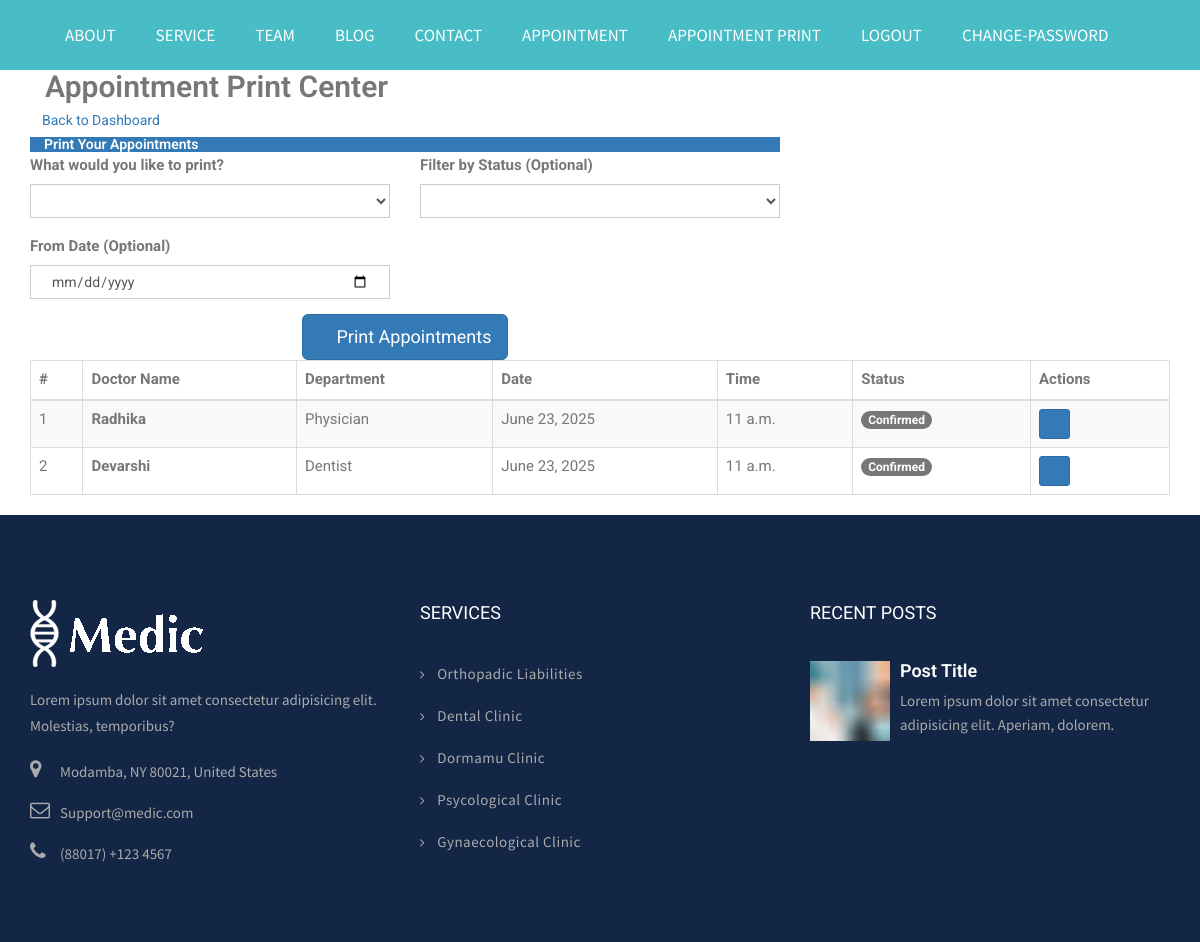
The app's page /appointment-print/ (signed in) with its own data.
### myapp/models.py (models this page shows, shortened)
class Appointment(models.Model):
    user = models.ForeignKey(User, on_delete=models.CASCADE, null=True, blank=True)
    doctor = models.ForeignKey(Add,on_delete=models.CASCADE)
    name = models.CharField(max_length=100)
    email = models.EmailField()
    phone = models.CharField(max_length=15)
    age = models.IntegerField()
    date_of_birth = models.DateField()
    address = models.TextField()
    date = models.DateField()
    time = models.TimeField()
    status = models.CharField(max_length=20, default='Pending')

class Add(models.Model):
    user = models.ForeignKey(User, on_delete=models.CASCADE, related_name='doctor_profiles')
    dname = models.CharField(max_length=30)
    dmobile = models.BigIntegerField()
    dexperience = models.IntegerField()
    department = models.CharField(max_length=50, default='')
    consultation_fee = models.DecimalField(max_digits=10, decimal_places=2, default=0)
    follow_up_fee = models.DecimalField(max_digits=10, decimal_places=2, default=0)
    emergency_fee = models.DecimalField(max_digits=10, decimal_places=2, default=0)
    description = models.TextField(blank=True, null=True)
    dprofile = models.ImageField(upload_to='doctor_profiles/', null=True, blank=True)

### myapp/views.py (the view)
# urls.py: path('appointment-print/', views.appointment_print, name='appointment_print'),
def appointment_print(request):
    try:
        if 'email' not in request.session:
            messages.error(request, "Please login first!")
            return redirect('login')
        user = User.objects.get(email=request.session.get('email'))
        status_filter = request.GET.get('status', '')
        print_type = request.GET.get('type', 'all')  # all, upcoming, confirmed, pending
        if user.usertype == "Doctor":
            try:
                doctor_profiles = Add.objects.filter(user=user)
                if doctor_profiles.exists():
                    appointments = Appointment.objects.filter(doctor__in=doctor_profiles).select_related('doctor')
                else:
                    messages.error(request, "Doctor profile not found!")
                    return redirect('view')
            except Exception as e:
                messages.error(request, f"Error loading doctor profiles: {str(e)}")
                return redirect('view')
        else:
            appointments = Appointment.objects.filter(email=user.email).select_related('doctor')
        if print_type == 'upcoming':
            appointments = appointments.filter(status='Confirmed')
        elif print_type == 'confirmed':
            appointments = appointments.filter(status='Confirmed')
        elif print_type == 'pending':
            appointments = appointments.filter(status='Pending')
        elif status_filter:
            appointments = appointments.filter(status=status_filter)
        current_date = datetime.now().strftime('%B %d, %Y')
        available_statuses = ['Pending', 'Confirmed', 'Cancelled', 'Completed', 'Denied']
        context = {
            'user': user,
            'appointments': appointments,
            'current_date': current_date,
            'status_filter': status_filter,
            'print_type': print_type,
            'available_statuses': available_statuses,
            'title': f'Appointment Print - {print_type.title()}'
        }
        return render(request, 'appointment_print.html', context)
    except User.DoesNotExist:
        messages.error(request, "User not found!")
        return redirect('login')
    except Exception as e:
        messages.error(request, f"Error loading appointment print page: {str(e)}")
        return redirect('patient_details')

### myapp/templates/appointment_print.html (shortened to what this page needs)
{% extends 'header.html' %}
{% load static %}
{% block content %}
<div class="container py-4">
    <div class="row">
        <div class="col-12">
            <div class="d-flex justify-content-between align-items-center mb-4">
                <h2><i class="fas fa-print"></i> Appointment Print Center</h2>
                <div>
                    <a href="{% url 'appointment_print' %}" class="btn btn-secondary">
                        <i class="fas fa-arrow-left"></i> Back to Dashboard
                    </a>
                </div>
            </div>
        </div>
    </div>
    <div class="row mb-4">
        <div class="col-md-8 mx-auto">
            <div class="card shadow">
                <div class="card-header bg-primary text-white">
                    <h5 class="mb-0"><i class="fas fa-print"></i> Print Your Appointments</h5>
                </div>
                <div class="card-body">
                    <form method="GET" action="{% url 'print' %}" target="_blank">
                        <div class="row">
                            <div class="col-md-6">
                                <div class="form-group">
                                    <label for="print_type"><strong>What would you like to print?</strong></label>
                                    <select name="type" id="print_type" class="form-control" required>
                                        <option value="">Select print option...</option>
                                    </select>
                                </div>
                            </div>
                            <div class="col-md-6">
                                <div class="form-group">
                                    <label for="status_filter"><strong>Filter by Status (Optional)</strong></label>
                                    <select name="status" id="status_filter" class="form-control">
                                        <option value="">All Status</option>
                                    </select>
                                </div>
                            </div>
                        </div>
                        <div class="row mt-3">
                            <div class="col-md-6">
                                <div class="form-group">
                                    <label for="date_from"><strong>From Date (Optional)</strong></label>
                                    <input type="date" name="date_from" id="date_from" class="form-control">
                                </div>
                            </div>
                        </div>
                        <div class="row mt-4">
                            <div class="col-md-12 text-center">
                                <button type="submit" class="btn btn-primary btn-lg">
                                    <i class="fas fa-print"></i> Print Appointments
                                </button>
                            </div>
                        </div>
                    </form>
                </div>
            </div>
        </div>
    </div>
    <div class="row">
        <div class="col-md-12">
            <div class="card shadow">
                <div class="card-body">
                    {% if appointments %}
                        <div class="table-responsive">
                            <table class="table table-bordered table-striped">
                                <thead class="table-success">
                                    <tr>
                                        <th>#</th>
                                        {% if user.usertype == "Doctor" %}
                                            <th>Patient Name</th>
                                            <th>Patient Email</th>
                                            <th>Patient Phone</th>
                                        {% else %}
                                            <th>Doctor Name</th>
                                            <th>Department</th>
                                        {% endif %}
                                        <th>Date</th>
                                        <th>Time</th>
                                        <th>Status</th>
                                        <th>Actions</th>
                                    </tr>
                                </thead>
                                <tbody>
                                    {% for appointment in appointments %}
                                    <tr>
                                        <td>{{ forloop.counter }}</td>
                                        {% if user.usertype == "Doctor" %}
                                            <td><strong>{{ appointment.name }}</strong></td>
                                            <td>{{ appointment.email }}</td>
                                            <td>{{ appointment.phone }}</td>
                                        {% else %}
                                            <td><strong>{{ appointment.doctor.dname|default:"Not assigned" }}</strong></td>
                                            <td>{{ appointment.doctor.department|default:"Not specified" }}</td>
                                        {% endif %}
                                        <td>{{ appointment.date }}</td>
                                        <td>{{ appointment.time }}</td>
                                        <td>
                                            <span class="badge {% if appointment.status == 'Confirmed' %}bg-success{% elif appointment.status == 'Pending' %}bg-warning{% elif appointment.status == 'Denied' %}bg-danger{% else %}bg-secondary{% endif %}">
                                                {{ appointment.status }}
                                            </span>
                                        </td>
                                        <td>
                                            <div class="btn-group" role="group">
                                                <a href="{% url 'print' %}?type=single&appointment_id={{ appointment.id }}" class="btn btn-sm btn-primary" title="Print Details" target="_blank">
                                                    <i class="fas fa-print"></i>
                                                </a>
                                            </div>
                                        </td>
                                    </tr>
                                    {% endfor %}
                                </tbody>
                            </table>
                        </div>
                    {% endif %}
                </div>
            </div>
        </div>
    </div>
</div>
{% endblock %}

### myapp/static/css/style.css (style rules this page uses)
body { line-height: 1.4; font-family: "Source Sans Pro", sans-serif; -webkit-font-smoothing: antialiased; }
h1, h2, h3, h4, h5, h6 { font-family: "Roboto", sans-serif; font-weight: 600; }
body { font-size: 15px; color: #777777; line-height: 1.8em; font-weight: 400; background: #ffffff; background-size: cover; background-repeat: no-repeat; background-position: center top; -webkit-font-smoothing: antialiased; font-family: "Roboto", sans-serif; }
a { text-decoration: none; cursor: pointer; }
h1, h2, h3, h4, h5, h6 { margin: 0px; }
input, button, select, textarea { font-family: "Roboto", sans-serif; }
.form-control { box-shadow: none; border-radius: 0; padding: 15px 20px; font-size: 14px; }

### records on screen
Appointment: doctor.dname "Radhika", doctor.department "Physician", date "June 23, 2025", time "11 a.m.", status "Confirmed"
Appointment: doctor.dname "Devarshi", doctor.department "Dentist", date "June 23, 2025", time "11 a.m.", status "Confirmed"
